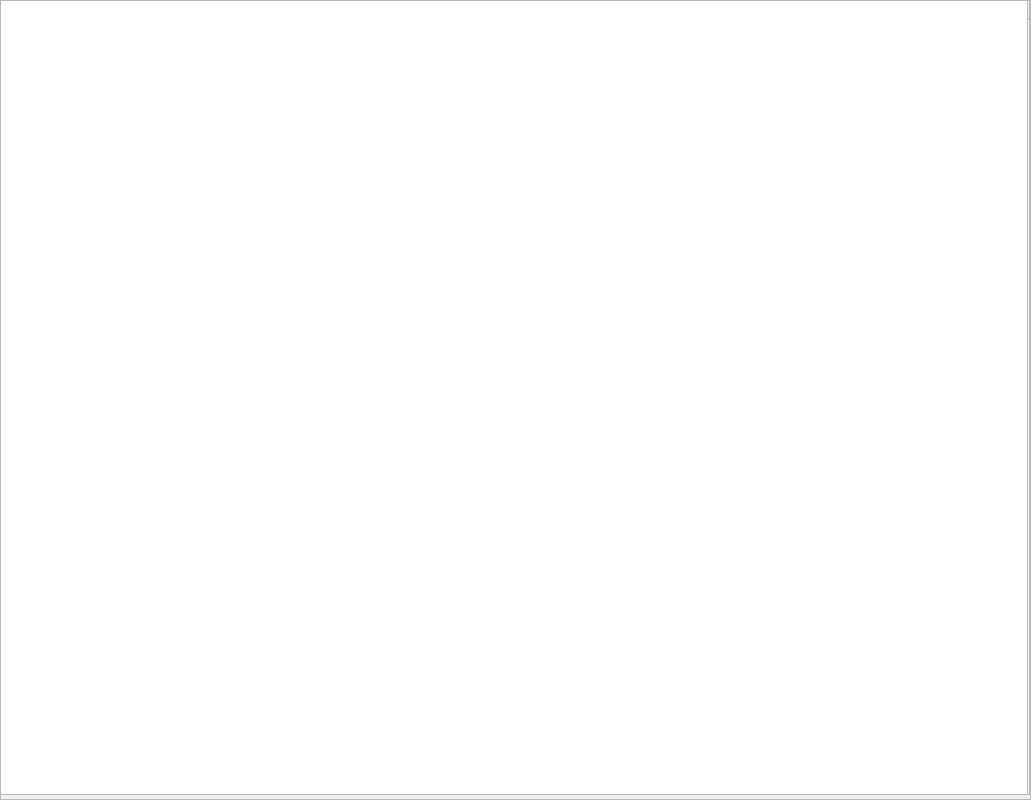
  <widget class="QFrame" name="Frame_Alerts">
   <property name="geometry">
    <rect>
     <x>0</x>
     <y>0</y>
     <width>1031</width>
     <height>800</height>
    </rect>
   </property>
   <property name="frameShape">
    <enum>QFrame::StyledPanel</enum>
   </property>
   <property name="frameShadow">
    <enum>QFrame::Raised</enum>
   </property>
   <widget class="QFrame" name="Frame_Alerts_Rents">
    <property name="geometry">
     <rect>
      <x>0</x>
      <y>0</y>
      <width>0</width>
      <height>800</height>
     </rect>
    </property>
    <property name="frameShape">
     <enum>QFrame::StyledPanel</enum>
    </property>
    <property name="frameShadow">
     <enum>QFrame::Raised</enum>
    </property>
    <widget class="QTableWidget" name="tableWidget_3">
     <property name="geometry">
      <rect>
       <x>0</x>
       <y>0</y>
       <width>1031</width>
       <height>795</height>
      </rect>
     </property>
     <column>
      <property name="text">
       <string>رقم العقد</string>
      </property>
     </column>
     <column>
      <property name="text">
       <string>إسم المالك</string>
      </property>
     </column>
     <column>
      <property name="text">
       <string>رقم هاتف المالك</string>
      </property>
     </column>
     <column>
      <property name="text">
       <string>إسم الميتأجر</string>
      </property>
     </column>
     <column>
      <property name="text">
       <string>رقم هاتف المستأجر</string>
      </property>
     </column>
     <column>
      <property name="text">
       <string>الباقى من المده</string>
      </property>
     </column>
     <column>
      <property name="text">
       <string>تاريخ الإنتهاء</string>
      </property>
     </column>
    </widget>
   </widget>
   <widget class="QFrame" name="Frame_Alerts_Offers">
    <property name="geometry">
     <rect>
      <x>0</x>
      <y>0</y>
      <width>1031</width>
      <height>800</height>
     </rect>
    </property>
    <property name="frameShape">
     <enum>QFrame::StyledPanel</enum>
    </property>
    <property name="frameShadow">
     <enum>QFrame::Raised</enum>
    </property>
    <widget class="QTableWidget" name="tableWidget_5">
     <property name="geometry">
      <rect>
       <x>2</x>
       <y>0</y>
       <width>1028</width>
       <height>795</height>
      </rect>
     </property>
     <property name="layoutDirection">
      <enum>Qt::RightToLeft</enum>
     </property>
     <column>
      <property name="text">
       <string>رقم العقار</string>
      </property>
     </column>
     <column>
      <property name="text">
       <string>إسم المالك</string>
      </property>
     </column>
     <column>
      <property name="text">
       <string>رقم هاتف المالك</string>
      </property>
     </column>
     <column>
      <property name="text">
       <string>المتبقى من المده</string>
      </property>
     </column>
     <column>
      <property name="text">
       <string>تاريخ الانتهاء</string>
      </property>
     </column>
    </widget>
   </widget>
   <widget class="QFrame" name="Frame_Alerts_Requests">
    <property name="geometry">
     <rect>
      <x>0</x>
      <y>0</y>
      <width>1031</width>
      <height>800</height>
     </rect>
    </property>
    <property name="frameShape">
     <enum>QFrame::StyledPanel</enum>
    </property>
    <property name="frameShadow">
     <enum>QFrame::Raised</enum>
    </property>
    <widget class="QTableWidget" name="tableWidget_6">
     <property name="geometry">
      <rect>
       <x>0</x>
       <y>0</y>
       <width>1028</width>
       <height>795</height>
      </rect>
     </property>
     <attribute name="horizontalHeaderVisible">
      <bool>false</bool>
     </attribute>
     <column>
      <property name="text">
       <string>رقم الطلب</string>
      </property>
     </column>
     <column>
      <property name="text">
       <string>إسم العميل</string>
      </property>
     </column>
     <column>
      <property name="text">
       <string>رقم الهاتف</string>
      </property>
     </column>
     <column>
      <property name="text">
       <string>نوع العقار المطلوب</string>
      </property>
     </column>
    </widget>
   </widget>
  </widget>
